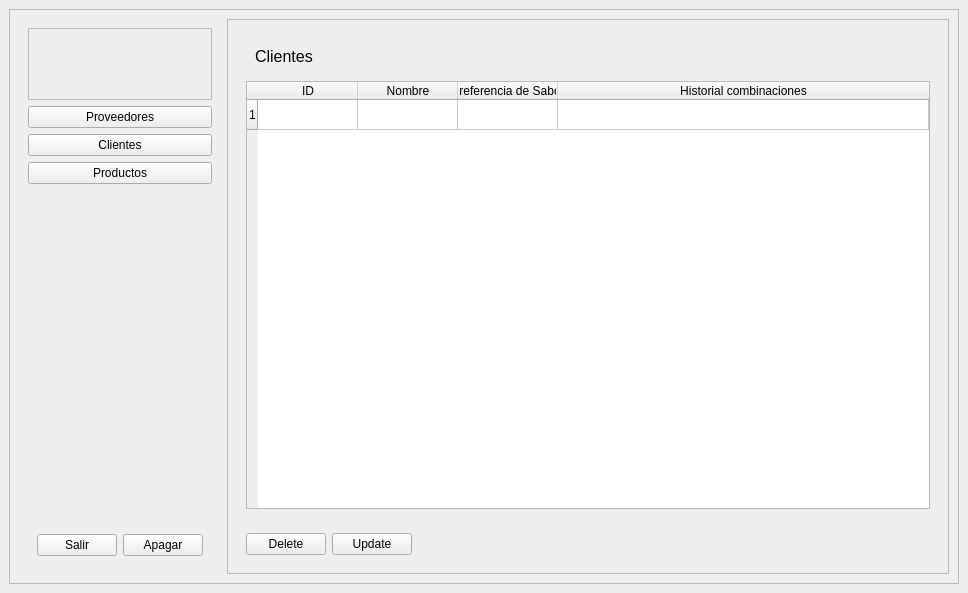
<?xml version="1.0" encoding="UTF-8"?>
<ui version="4.0">
 <class>MainWindow</class>
 <widget class="QMainWindow" name="MainWindow">
  <property name="geometry">
   <rect>
    <x>0</x>
    <y>0</y>
    <width>968</width>
    <height>593</height>
   </rect>
  </property>
  <property name="windowTitle">
   <string>MainWindow</string>
  </property>
  <widget class="QWidget" name="centralwidget">
   <layout class="QHBoxLayout" name="horizontalLayout">
    <item>
     <widget class="QFrame" name="frame">
      <property name="frameShape">
       <enum>QFrame::StyledPanel</enum>
      </property>
      <property name="frameShadow">
       <enum>QFrame::Raised</enum>
      </property>
      <layout class="QHBoxLayout" name="horizontalLayout_2">
       <item>
        <widget class="QWidget" name="widget" native="true">
         <layout class="QVBoxLayout" name="verticalLayout">
          <item>
           <widget class="QFrame" name="frame_2">
            <property name="frameShape">
             <enum>QFrame::StyledPanel</enum>
            </property>
            <property name="frameShadow">
             <enum>QFrame::Raised</enum>
            </property>
            <layout class="QHBoxLayout" name="horizontalLayout_6">
             <item>
              <widget class="QLabel" name="Logo">
               <property name="text">
                <string/>
               </property>
              </widget>
             </item>
             <item>
              <widget class="QWidget" name="widget_4" native="true">
               <layout class="QVBoxLayout" name="verticalLayout_2">
                <item>
                 <widget class="QLabel" name="lbUser">
                  <property name="text">
                   <string/>
                  </property>
                 </widget>
                </item>
                <item>
                 <widget class="QLabel" name="lbCompany">
                  <property name="text">
                   <string/>
                  </property>
                 </widget>
                </item>
               </layout>
              </widget>
             </item>
            </layout>
           </widget>
          </item>
          <item>
           <widget class="QPushButton" name="btnProvider">
            <property name="text">
             <string>Proveedores</string>
            </property>
           </widget>
          </item>
          <item>
           <widget class="QPushButton" name="btnClient">
            <property name="text">
             <string>Clientes</string>
            </property>
           </widget>
          </item>
          <item>
           <widget class="QPushButton" name="btnProduct">
            <property name="text">
             <string>Productos</string>
            </property>
           </widget>
          </item>
          <item>
           <spacer name="verticalSpacer">
            <property name="orientation">
             <enum>Qt::Vertical</enum>
            </property>
            <property name="sizeHint" stdset="0">
             <size>
              <width>20</width>
              <height>40</height>
             </size>
            </property>
           </spacer>
          </item>
          <item>
           <widget class="QWidget" name="widget_3" native="true">
            <layout class="QHBoxLayout" name="horizontalLayout_5">
             <item>
              <widget class="QPushButton" name="btnLogOut">
               <property name="text">
                <string>Salir</string>
               </property>
              </widget>
             </item>
             <item>
              <widget class="QPushButton" name="btnClose">
               <property name="text">
                <string>Apagar</string>
               </property>
              </widget>
             </item>
            </layout>
           </widget>
          </item>
         </layout>
        </widget>
       </item>
       <item>
        <widget class="QFrame" name="frame_3">
         <property name="frameShape">
          <enum>QFrame::StyledPanel</enum>
         </property>
         <property name="frameShadow">
          <enum>QFrame::Raised</enum>
         </property>
         <layout class="QVBoxLayout" name="verticalLayout_4">
          <item>
           <widget class="QStackedWidget" name="stacked1Contenido">
            <property name="currentIndex">
             <number>1</number>
            </property>
            <widget class="QWidget" name="tbProvider">
             <layout class="QVBoxLayout" name="verticalLayout_3">
              <item>
               <widget class="QWidget" name="widget_2" native="true">
                <layout class="QHBoxLayout" name="horizontalLayout_4">
                 <item>
                  <widget class="QLabel" name="label">
                   <property name="font">
                    <font>
                     <pointsize>12</pointsize>
                    </font>
                   </property>
                   <property name="text">
                    <string>Proveedores</string>
                   </property>
                  </widget>
                 </item>
                </layout>
               </widget>
              </item>
              <item>
               <widget class="QTableWidget" name="tableProvider">
                <attribute name="horizontalHeaderStretchLastSection">
                 <bool>true</bool>
                </attribute>
                <column>
                 <property name="text">
                  <string>ID</string>
                 </property>
                </column>
                <column>
                 <property name="text">
                  <string>Nombre</string>
                 </property>
                </column>
                <column>
                 <property name="text">
                  <string>Contacto</string>
                 </property>
                </column>
                <column>
                 <property name="text">
                  <string>Telefono</string>
                 </property>
                </column>
                <column>
                 <property name="text">
                  <string>Email</string>
                 </property>
                </column>
                <column>
                 <property name="text">
                  <string>Direccion</string>
                 </property>
                </column>
               </widget>
              </item>
             </layout>
            </widget>
            <widget class="QWidget" name="tbClient">
             <layout class="QVBoxLayout" name="verticalLayout_5">
              <item>
               <widget class="QWidget" name="widget_6" native="true">
                <layout class="QHBoxLayout" name="horizontalLayout_8">
                 <item>
                  <widget class="QLabel" name="label_2">
                   <property name="font">
                    <font>
                     <pointsize>12</pointsize>
                    </font>
                   </property>
                   <property name="text">
                    <string>Clientes</string>
                   </property>
                  </widget>
                 </item>
                </layout>
               </widget>
              </item>
              <item>
               <widget class="QTableWidget" name="tableClient">
                <property name="horizontalScrollBarPolicy">
                 <enum>Qt::ScrollBarAsNeeded</enum>
                </property>
                <property name="sizeAdjustPolicy">
                 <enum>QAbstractScrollArea::AdjustIgnored</enum>
                </property>
                <property name="horizontalScrollMode">
                 <enum>QAbstractItemView::ScrollPerItem</enum>
                </property>
                <property name="gridStyle">
                 <enum>Qt::SolidLine</enum>
                </property>
                <attribute name="horizontalHeaderCascadingSectionResizes">
                 <bool>false</bool>
                </attribute>
                <attribute name="horizontalHeaderShowSortIndicator" stdset="0">
                 <bool>false</bool>
                </attribute>
                <attribute name="horizontalHeaderStretchLastSection">
                 <bool>true</bool>
                </attribute>
                <attribute name="verticalHeaderCascadingSectionResizes">
                 <bool>false</bool>
                </attribute>
                <attribute name="verticalHeaderShowSortIndicator" stdset="0">
                 <bool>false</bool>
                </attribute>
                <attribute name="verticalHeaderStretchLastSection">
                 <bool>false</bool>
                </attribute>
                <row>
                 <property name="text">
                  <string>1</string>
                 </property>
                </row>
                <column>
                 <property name="text">
                  <string>ID</string>
                 </property>
                </column>
                <column>
                 <property name="text">
                  <string>Nombre</string>
                 </property>
                </column>
                <column>
                 <property name="text">
                  <string>Preferencia de Sabor</string>
                 </property>
                </column>
                <column>
                 <property name="text">
                  <string>Historial combinaciones</string>
                 </property>
                </column>
               </widget>
              </item>
             </layout>
            </widget>
            <widget class="QWidget" name="tbProduct">
             <layout class="QVBoxLayout" name="verticalLayout_6">
              <item>
               <widget class="QWidget" name="widget_8" native="true">
                <layout class="QHBoxLayout" name="horizontalLayout_9">
                 <item>
                  <widget class="QLabel" name="label_3">
                   <property name="font">
                    <font>
                     <pointsize>12</pointsize>
                    </font>
                   </property>
                   <property name="text">
                    <string>Productos</string>
                   </property>
                  </widget>
                 </item>
                </layout>
               </widget>
              </item>
              <item>
               <widget class="QTableWidget" name="tableProduct">
                <property name="autoFillBackground">
                 <bool>false</bool>
                </property>
                <property name="alternatingRowColors">
                 <bool>false</bool>
                </property>
                <attribute name="horizontalHeaderShowSortIndicator" stdset="0">
                 <bool>false</bool>
                </attribute>
                <attribute name="horizontalHeaderStretchLastSection">
                 <bool>true</bool>
                </attribute>
                <column>
                 <property name="text">
                  <string>ID</string>
                 </property>
                </column>
                <column>
                 <property name="text">
                  <string>Nombre</string>
                 </property>
                </column>
                <column>
                 <property name="text">
                  <string>Intensidad</string>
                 </property>
                </column>
                <column>
                 <property name="text">
                  <string>Tipo</string>
                 </property>
                </column>
                <column>
                 <property name="text">
                  <string>Fecha de Expiracion</string>
                 </property>
                </column>
               </widget>
              </item>
             </layout>
            </widget>
           </widget>
          </item>
          <item>
           <widget class="QWidget" name="widget_5" native="true">
            <layout class="QHBoxLayout" name="horizontalLayout_3">
             <item>
              <widget class="QPushButton" name="btnDeleteRow">
               <property name="text">
                <string>Delete</string>
               </property>
              </widget>
             </item>
             <item>
              <widget class="QPushButton" name="btnUpdateRow">
               <property name="text">
                <string>Update</string>
               </property>
              </widget>
             </item>
             <item>
              <spacer name="horizontalSpacer_2">
               <property name="orientation">
                <enum>Qt::Horizontal</enum>
               </property>
               <property name="sizeHint" stdset="0">
                <size>
                 <width>40</width>
                 <height>20</height>
                </size>
               </property>
              </spacer>
             </item>
            </layout>
           </widget>
          </item>
         </layout>
        </widget>
       </item>
      </layout>
     </widget>
    </item>
   </layout>
  </widget>
 </widget>
 <resources/>
 <connections/>
</ui>
